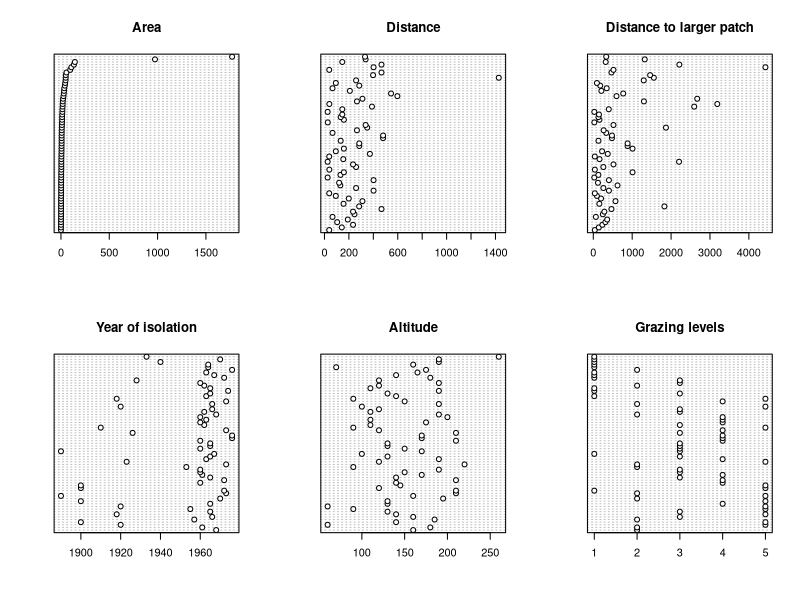
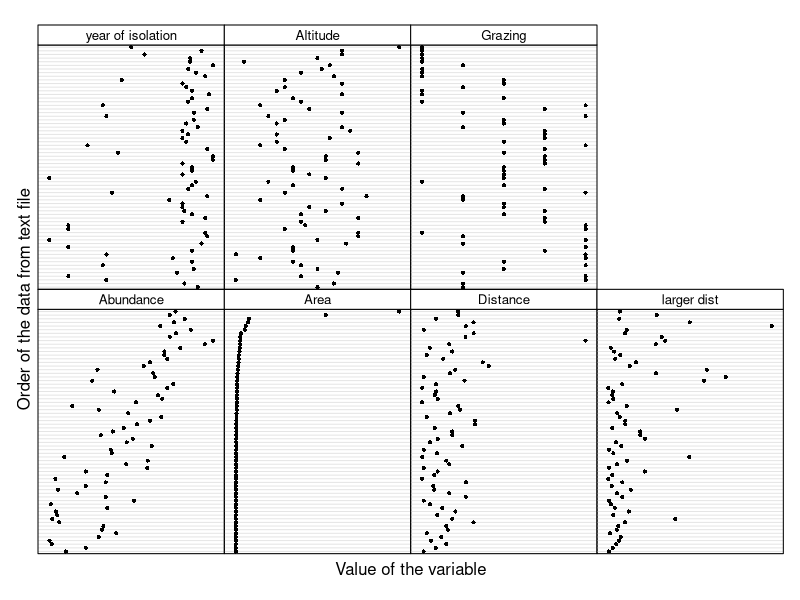
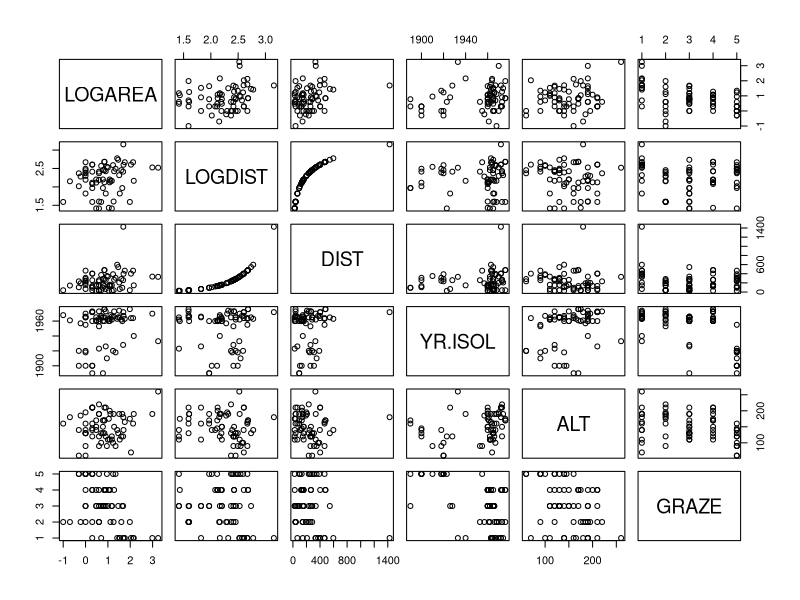
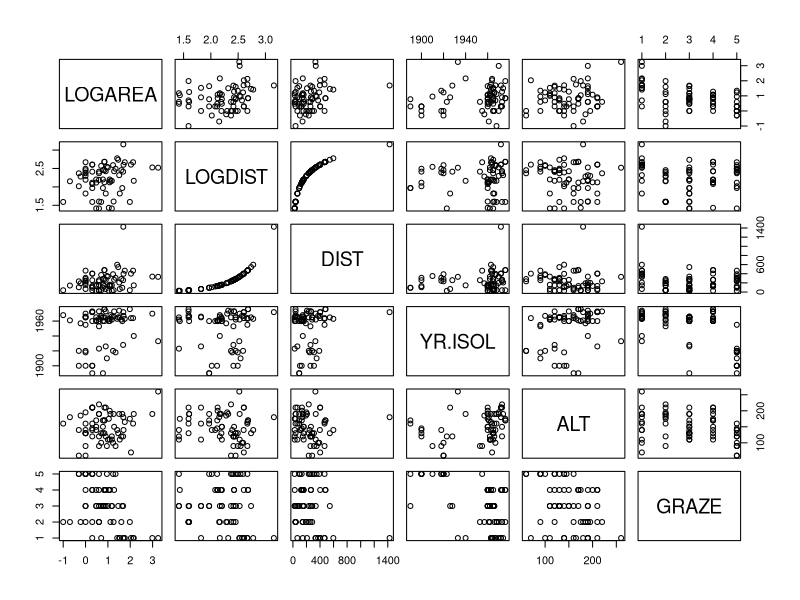
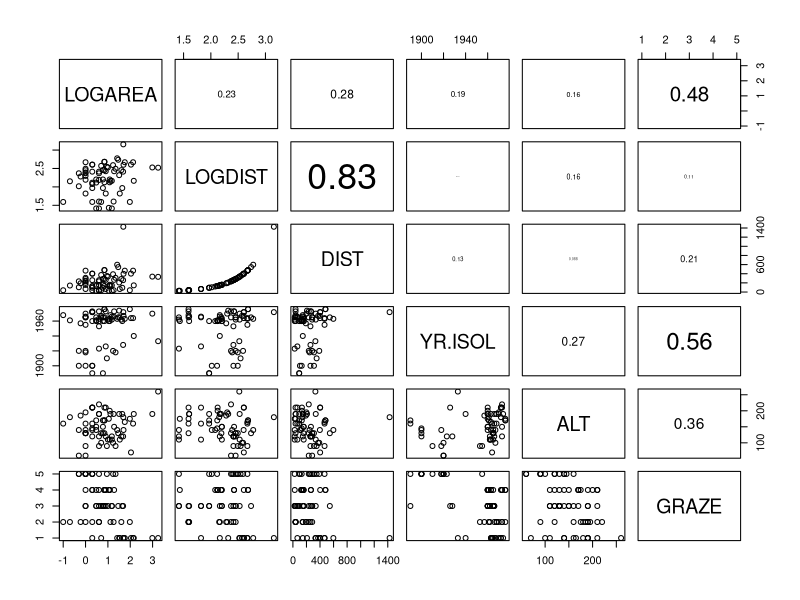
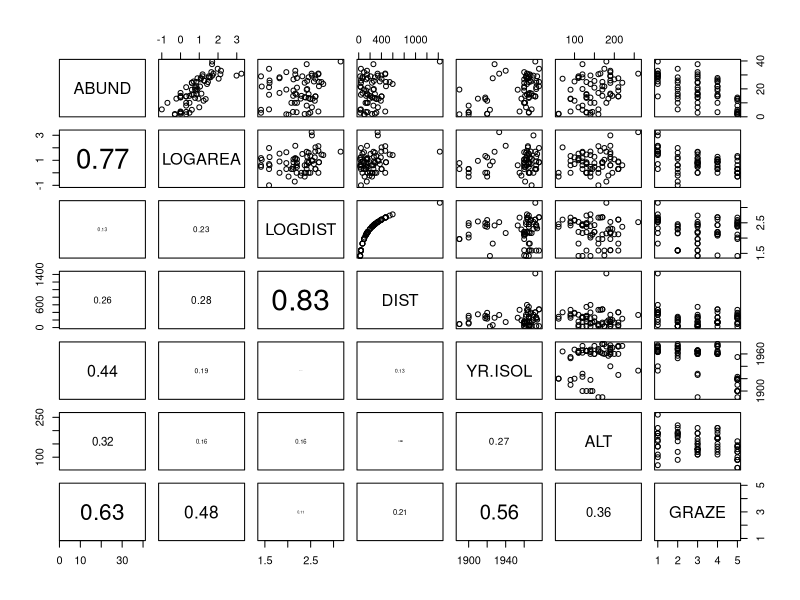
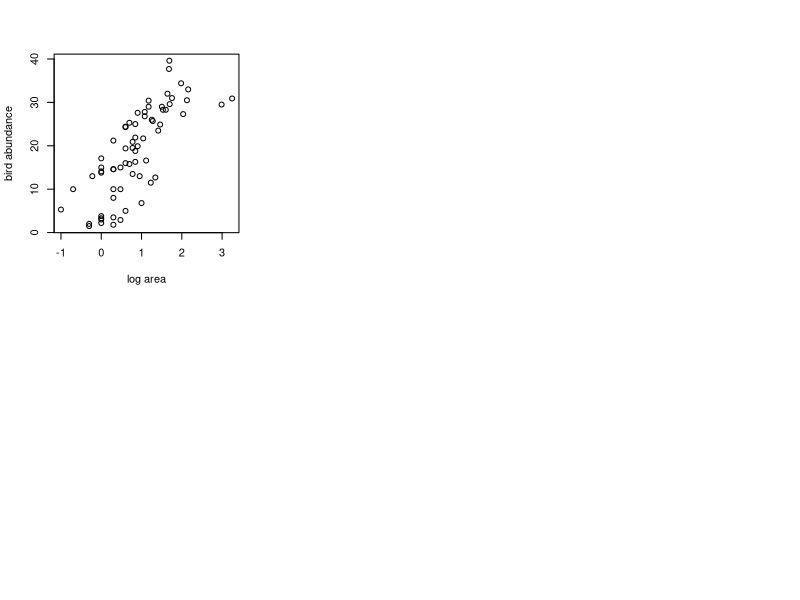
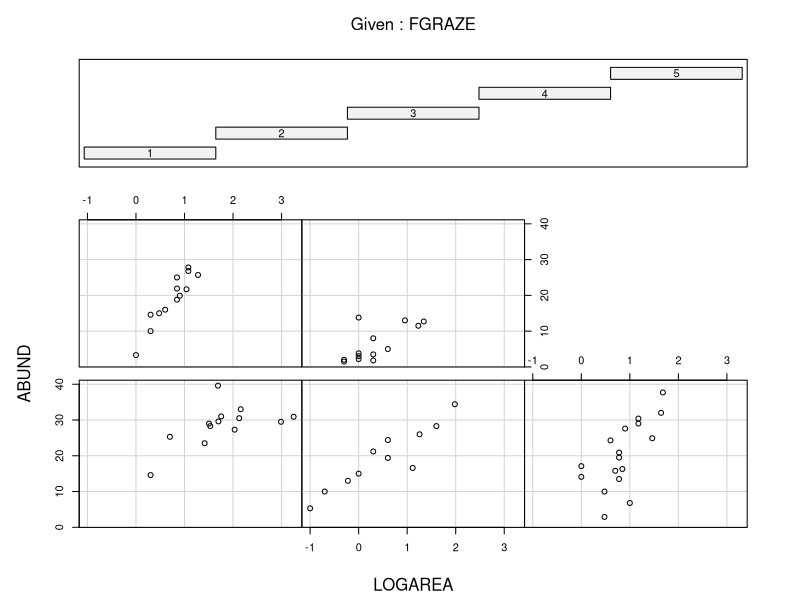

R code for these plots, in order:
## ----Q4, eval=TRUE, echo=TRUE, collapse=TRUE-------------------------------------------------------------------------
loyn <- read.table("./data/loyn.txt", header = TRUE)
str(loyn)

# 56 observations and 8 variables (from str())

summary(loyn)

# GRAZE is coded as numeric (i.e. 1,2,3,5)

# create a new factor variable variable FGRAZE which is a factor of GRAZE
loyn$FGRAZE <- factor(loyn$GRAZE)


## ----Q5, eval=TRUE, echo=TRUE, collapse=TRUE-------------------------------------------------------------------------
table(loyn$FGRAZE)

# or use xtabs function
xtabs(~ FGRAZE, data = loyn)


## ----Q6, eval=TRUE, echo=TRUE, collapse=TRUE-------------------------------------------------------------------------
# mean abundance of birds for each level of FGRAZE
tapply(loyn$ABUND, loyn$FGRAZE, mean, na.rm = TRUE)

# variance in the abundance of birds for each level of FGRAZE
tapply(loyn$ABUND, loyn$FGRAZE, var, na.rm = TRUE)

# minimum abundance of birds for each level of FGRAZE
tapply(loyn$ABUND, loyn$FGRAZE, min, na.rm = TRUE)

# maximum abundance of birds for each level of FGRAZE
tapply(loyn$ABUND, loyn$FGRAZE, max, na.rm = TRUE)

# OR use the summary function
tapply(loyn$ABUND, loyn$FGRAZE, summary, na.rm = TRUE)


## ----Q7a, eval=TRUE, echo=TRUE, collapse=TRUE------------------------------------------------------------------------
# first split the plotting device into 2 rows
# and 3 columns
par(mfrow = c(2,3))

# now produce the plots
dotchart(loyn$AREA, main = "Area")
dotchart(loyn$DIST, main = "Distance")
dotchart(loyn$LDIST, main = "Distance to larger patch")
dotchart(loyn$YR.ISOL, main = "Year of isolation")
dotchart(loyn$ALT, main = "Altitude")
dotchart(loyn$GRAZE, main = "Grazing levels")


## ----Q7b, eval=TRUE, echo=TRUE, collapse=TRUE------------------------------------------------------------------------
# A fancier version of a dotplot - just for fun!
Z <- cbind(loyn$ABUND, loyn$AREA, loyn$DIST,
           loyn$LDIST,loyn$YR.ISOL,loyn$ALT,
           loyn$GRAZE)

colnames(Z) <- c("Abundance", "Area","Distance",
                 "larger dist","year of isolation",
                 "Altitude", "Grazing")
                 
library(lattice)
dotplot(as.matrix(Z),
      groups=FALSE,
      strip = strip.custom(bg = 'white',
            par.strip.text = list(cex = 0.8)),
        scales = list(x = list(relation = "free"),
                      y = list(relation = "free"),
                      draw = FALSE),
        col=1, cex  =0.5, pch = 16,
        xlab = "Value of the variable",
        ylab = "Order of the data from text file")


## ----Q8, eval=TRUE, echo=TRUE, collapse=TRUE-------------------------------------------------------------------------
# There appears to be two unusually large forest patches compared to the rest
# Also one potentially large distance in DIST
# One option would be to log10 transform AREA, DIST 
# log base 10 transform variables 

loyn$LOGAREA <- log10(loyn$AREA)
loyn$LOGDIST <- log10(loyn$DIST)

# check the dataframe
str(loyn)


## ----Q9a, eval=TRUE, echo=TRUE, collapse=TRUE------------------------------------------------------------------------
# Vanilla pairs plot

pairs(loyn[,c("LOGAREA","LOGDIST","DIST",
               "YR.ISOL","ALT","GRAZE")])

# or first create a new dataframe and then use this 
# data frame with the pairs function

explan_vars <- loyn[,c("LOGAREA","LOGDIST","DIST",
               "YR.ISOL","ALT","GRAZE")]
pairs(explan_vars)


## ----Q9b, eval=TRUE, echo=TRUE, collapse=TRUE------------------------------------------------------------------------
# And with correlations in the upper panel

# first need to define the panel.cor function
panel.cor <- function(x, y, digits = 2, prefix = "", cex.cor, ...){
    usr <- par("usr"); on.exit(par(usr))
    par(usr = c(0, 1, 0, 1))
    r <- abs(cor(x, y))
    txt <- format(c(r, 0.123456789), digits = digits)[1]
    txt <- paste0(prefix, txt)
    if(missing(cex.cor)) cex.cor <- 0.8/strwidth(txt)
    text(0.5, 0.5, txt, cex = cex.cor * r)
}

# then use the panel.cor function when we use pairs
pairs(loyn[,c("LOGAREA","LOGDIST","DIST",
               "YR.ISOL","ALT","GRAZE")],
      upper.panel = panel.cor)


## ----Q10a, eval=TRUE, echo=TRUE, collapse=TRUE-----------------------------------------------------------------------
pairs(loyn[,c("ABUND","LOGAREA","LOGDIST","DIST",
    	"YR.ISOL","ALT","GRAZE")],
      	lower.panel = panel.cor)


## ----Q10b, eval=TRUE, echo=TRUE, collapse=TRUE-----------------------------------------------------------------------
plot(loyn$LOGAREA, loyn$ABUND, xlab = "log area", ylab = "bird abundance")


## ----Q11a, eval=TRUE, echo=TRUE, collapse=TRUE-----------------------------------------------------------------------
# Interaction between LOGAREA and FGRAZE? 
# Do the slopes look similar or different? 
coplot(ABUND ~ LOGAREA | FGRAZE, data = loyn)


## ----Q11b, eval=TRUE, echo=TRUE, collapse=TRUE-----------------------------------------------------------------------
# Fancier version of the above plot 
# with a line of best fit included just for fun
coplot(ABUND ~ LOGAREA | FGRAZE,
      data = loyn,
        panel = function(x, y, ...) {
         tmp <- lm(y ~ x, na.action = na.omit)
         abline(tmp)
         points(x, y) })

